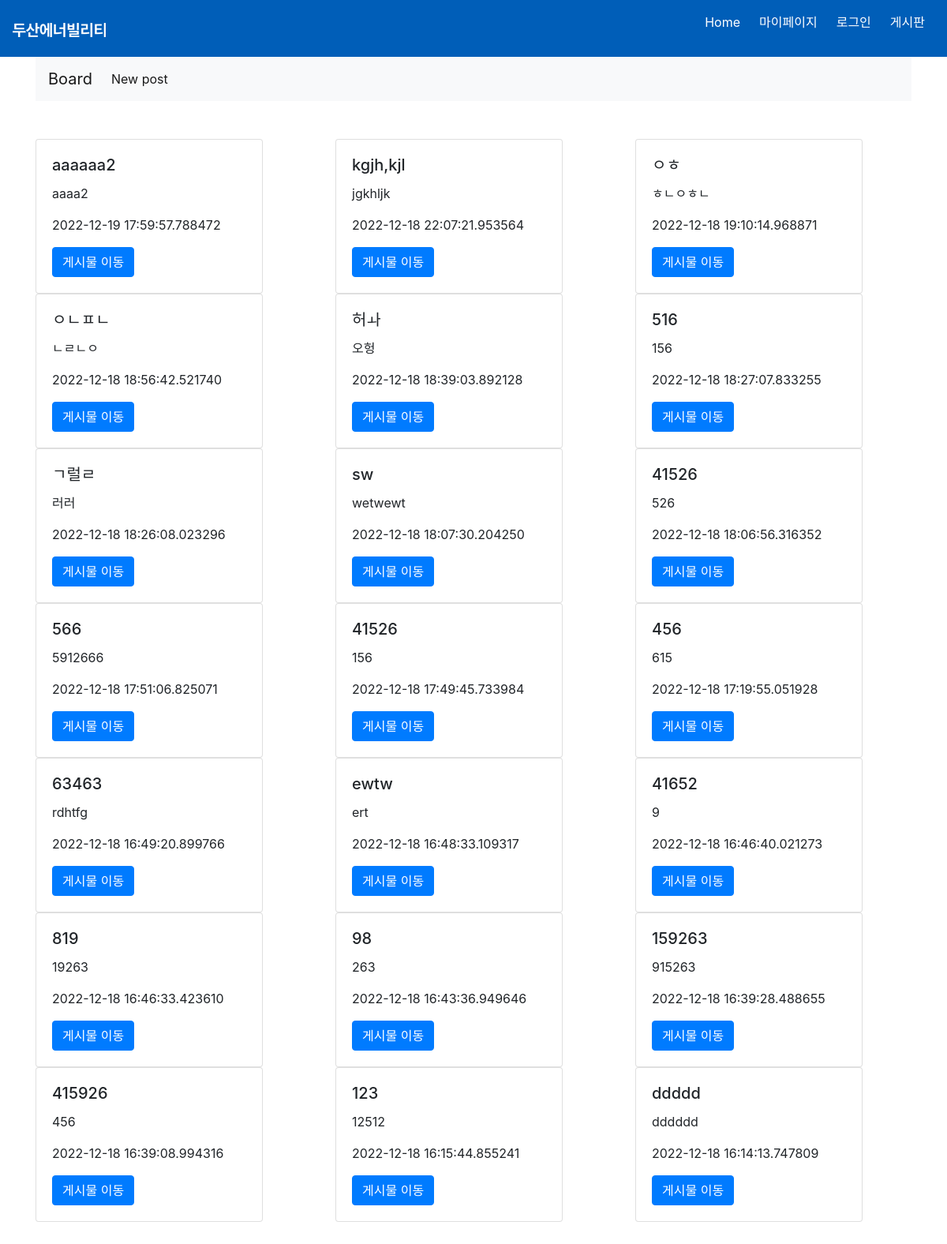
Page /board on the earlier database version.
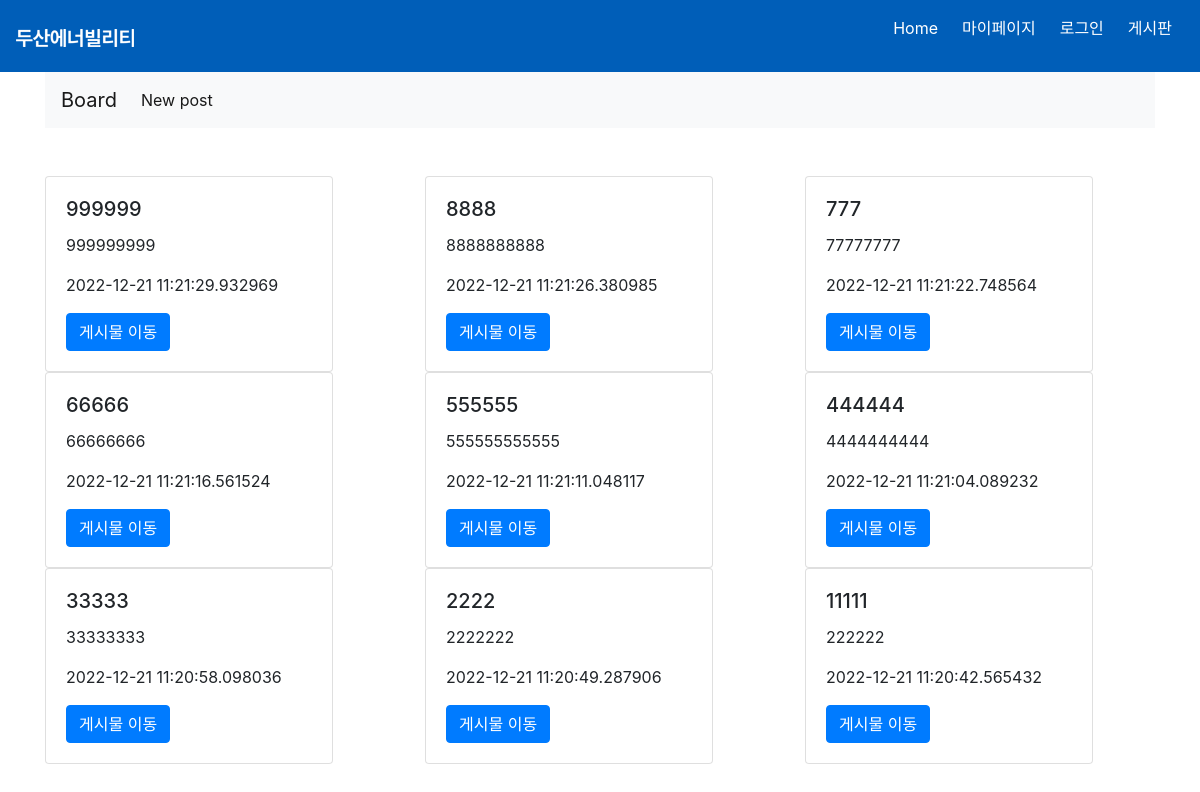
Same page on the later database version.
### website/models.py (models this page shows, shortened)
class Post(db.Model):
    __tablename__ = "posts"
    id = db.Column(db.Integer, primary_key=True)
    title = db.Column(db.String, nullable=False)
    content = db.Column(db.String, nullable=False)
    created_at = db.Column(db.DateTime)
    comments = db.relationship('Comment',backref='post')

### website/auth.py (the view)
@auth.route('/board', methods=['GET', 'POST'])
def board():
    posts = Post.query.order_by(desc(Post.created_at)).all()
    return render_template("board.html", posts=posts)

### website/templates/board.html (shortened to what this page needs)
{% extends "base2.html" %}
{% block body_block %}
<div class='row'>
  {% for post in posts %}
    <div class="col-sm">
      <div class="card" style="width: 18rem;">
        <div class="card-body">
          <h5 class="card-title">{{post.title}}</h5>
          <p class="card-text">{{post.content}}</p>
          <p class="card-text">{{post.created_at}}</p>
          <a href="/posts/{{post.id}}" class="btn btn-primary">게시물 이동</a>
        </div>
      </div>
    </div>
  {% endfor %}
  </div>
{% endblock %}

Differences in the rows shown:
removed Post: title "aaaaaa2", content "aaaa2", created_at "2022-12-19 17:59:57.788472"
removed Post: title "kgjh,kjl", content "jgkhljk", created_at "2022-12-18 22:07:21.953564"
removed Post: title "ㅇㅎ", content "ㅎㄴㅇㅎㄴ", created_at "2022-12-18 19:10:14.968871"
removed Post: title "ㅇㄴㅍㄴ", content "ㄴㄹㄴㅇ", created_at "2022-12-18 18:56:42.521740"
removed Post: title "허ㅘ", content "오헝", created_at "2022-12-18 18:39:03.892128"
removed Post: title "516", content "156", created_at "2022-12-18 18:27:07.833255"
removed Post: title "ㄱ럴ㄹ", content "러러", created_at "2022-12-18 18:26:08.023296"
removed Post: title "sw", content "wetwewt", created_at "2022-12-18 18:07:30.204250"
removed Post: title "41526", content "526", created_at "2022-12-18 18:06:56.316352"
removed Post: title "566", content "5912666", created_at "2022-12-18 17:51:06.825071"
removed Post: title "41526", content "156", created_at "2022-12-18 17:49:45.733984"
removed Post: title "456", content "615", created_at "2022-12-18 17:19:55.051928"
removed Post: title "63463", content "rdhtfg", created_at "2022-12-18 16:49:20.899766"
removed Post: title "ewtw", content "ert", created_at "2022-12-18 16:48:33.109317"
removed Post: title "41652", content "9", created_at "2022-12-18 16:46:40.021273"
removed Post: title "819", content "19263", created_at "2022-12-18 16:46:33.423610"
removed Post: title "98", content "263", created_at "2022-12-18 16:43:36.949646"
removed Post: title "159263", content "915263", created_at "2022-12-18 16:39:28.488655"
removed Post: title "415926", content "456", created_at "2022-12-18 16:39:08.994316"
removed Post: title "123", content "12512", created_at "2022-12-18 16:15:44.855241"
removed Post: title "ddddd", content "dddddd", created_at "2022-12-18 16:14:13.747809"
added Post: title "999999", content "999999999", created_at "2022-12-21 11:21:29.932969"
added Post: title "8888", content "8888888888", created_at "2022-12-21 11:21:26.380985"
added Post: title "777", content "77777777", created_at "2022-12-21 11:21:22.748564"
added Post: title "66666", content "66666666", created_at "2022-12-21 11:21:16.561524"
added Post: title "555555", content "555555555555", created_at "2022-12-21 11:21:11.048117"
added Post: title "444444", content "4444444444", created_at "2022-12-21 11:21:04.089232"
added Post: title "33333", content "33333333", created_at "2022-12-21 11:20:58.098036"
added Post: title "2222", content "2222222", created_at "2022-12-21 11:20:49.287906"
added Post: title "11111", content "222222", created_at "2022-12-21 11:20:42.565432"
